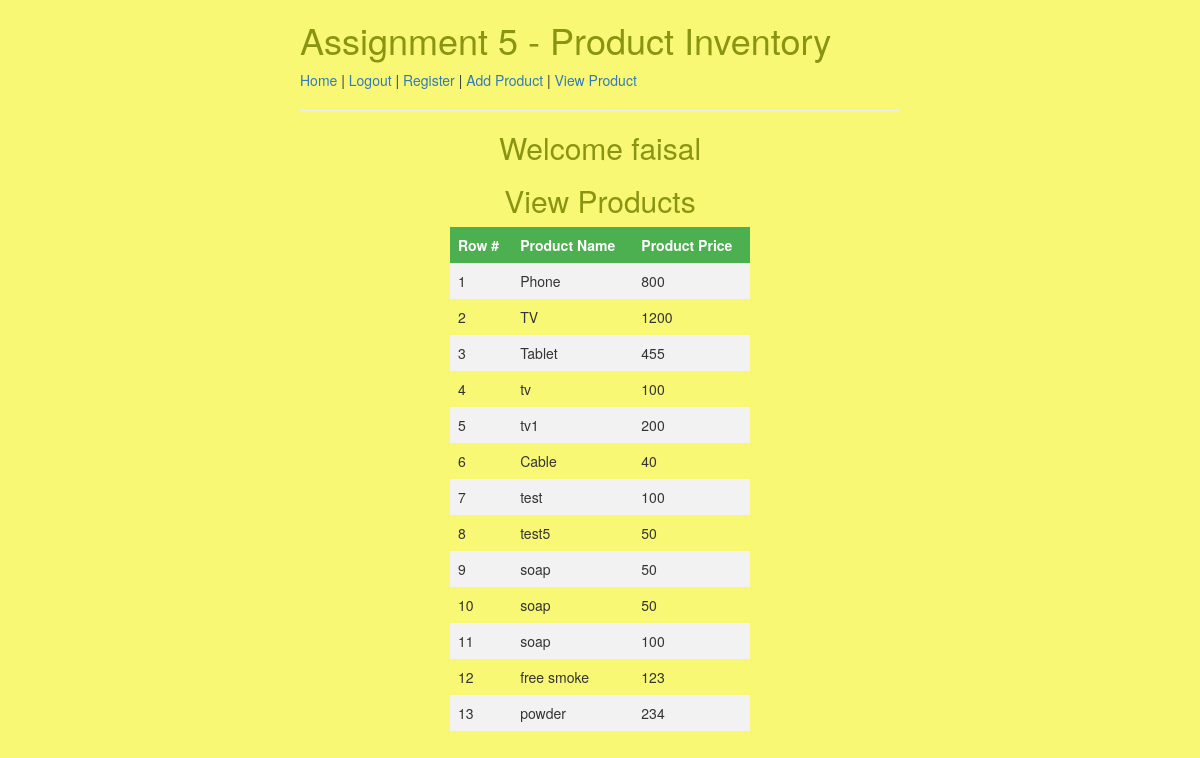
Screenshot of /view_product.php (signed in) with the database file from the repository.
### tables this page shows
CREATE TABLE `product` (
  `product_id` int(5) NOT NULL,
  `product_name` varchar(50) NOT NULL,
  `product_price` float NOT NULL
);

### view_product.php (the view, shortened to what this page needs)
<!DOCTYPE html>
<html>
    <head>
        <link rel="stylesheet" href="https://maxcdn.bootstrapcdn.com/bootstrap/3.3.7/css/bootstrap.min.css">
        <link rel="stylesheet" type="text/css" href="css/style.css">
    </head>
    <body>
        <div id="wrapper">
            <?php
                require_once 'logout_header.php';
            ?>
            <h2>Welcome <?php echo $_SESSION['username']; ?></h2>
        </div>
        <div id="wrapper">
            <h2>View Products</h2>
                <?php
                $host = 'localhost';
                $user = 'khan372_admin';
                $pswd = 'khan372_test';
                $dbName = 'khan372_sheridan';
                $conn = mysqli_connect($host, $user, $pswd, $dbName);
                $query = "select * from `product`";
                $result = mysqli_query($conn, $query);
                if (mysqli_num_rows($result) > 0)
                {
                    echo "<table id='products'>";
                    echo "<tr><th>Row #</th>";
                    echo "<th>Product Name</th>";
                    echo "<th>Product Price</th></tr>";
                    $i = 1;
                    while ($row = mysqli_fetch_assoc($result))
                    {
                        echo "<tr><td>$i</td>";
                        echo "<td>" . $row['product_name'] . "</td>";
                        echo "<td>" . $row['product_price'] . "</td></tr>";
                        $i++;
                    }
                    echo "</table>";
                }
                else
                {
                    echo "<h3>The table is empty.</h3>";
                }
                ?>
        </div>
    </body>
</html>

### logout_header.php
<h1>Assignment 5 - Product Inventory</h1>
<a href="index.php">Home</a> |
<a href="logout.php">Logout</a> |
<a href="register.php">Register</a> |
<a href="add_product.php">Add Product</a> |
<a href="view_product.php">View Product</a>
<hr>

### css/style.css (style rules this page uses)
body { background-color: rgb(248, 248, 117); }
h2 { color:#899412; }
h1 { color:#899412; }

### view_product.php (style rules this page uses)
#wrapper { width:50%; margin:auto; }
table { border-collapse: collapse; width: 50%; margin: auto; }
th, td { text-align: left; padding: 8px; }
tr:nth-child(even) { background-color: #f2f2f2 }
th { background-color: #4CAF50; color: white; }
h2, h3 { text-align: center; }

### rows the page displays
product: product_name "Phone", product_price "800"
product: product_name "TV", product_price "1200"
product: product_name "Tablet", product_price "455"
product: product_name "tv", product_price "100"
product: product_name "tv1", product_price "200"
product: product_name "Cable", product_price "40"
product: product_name "test", product_price "100"
product: product_name "test5", product_price "50"
product: product_name "soap", product_price "50"
product: product_name "soap", product_price "50"
product: product_name "soap", product_price "100"
product: product_name "free smoke", product_price "123"
product: product_name "powder", product_price "234"

### other values shown
$_SESSION['username'] "faisal"
